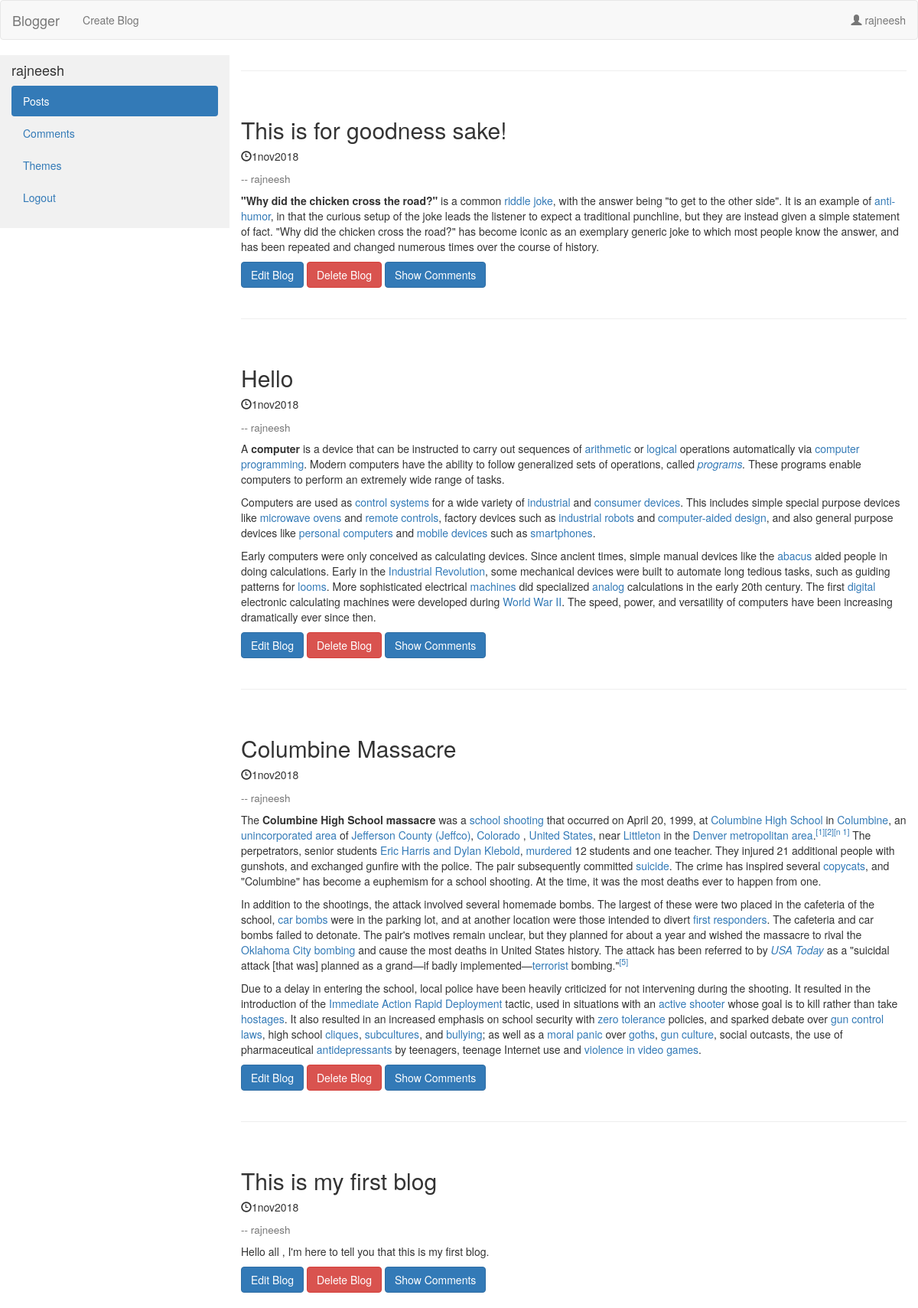
/admin (signed in), run on the app's committed database.
### tables this page shows
CREATE TABLE blog_detail (
    blog_id integer PRIMARY KEY AUTOINCREMENT,
    user_name text NOT NULL,
    title text NOT NULL,
    content text NOT NULL,
    date text NOT NULL,
    published BOOLEAN NOT NULL,
    FOREIGN KEY (user_name) 
    REFERENCES user_details (username));

### app/__init__.py (the view)
@app.route('/admin')
def admin():
   blogs_sent = dbHandler.retrieveBlogs(session['username'])
   print "in init --------------", session['username']
   if 'username' in session:
       return render_template("admin.html", logged_in = True,  username=session['username'], blogs=blogs_sent)
   else:
       return render_template("admin.html", logged_in = False,  username=None, blogs=blogs_sent)

### app/models.py (called while the page is built)
def retrieveBlogs(user=None):
  try:
    with sql.connect("database.db") as con:
      print "-------------------------------inside Retrieve blogs------------------------------------------------"
      con.row_factory = sql.Row
      cur = con.cursor()
      if user!=None:
        print "======================Value of user=============================" + user
        cur.execute("select * from blog_detail")
        print "Query successfully executed-----------------------------------------"
        rows = cur.fetchall()
        print "tag"
        users=[]
        for row in rows:
          if row['user_name']==user:
            users.append(row)
        return users
  except:
    print "Connection Error"
    return([],"connection Fault")

### app/templates/admin.html (shortened to what this page needs)
{%extends 'base.html' %}
{% block nav_left %}
  {%if logged_in %}
    <li><a href="/editor"> Create Blog</a></li>
  {%endif%}
{% endblock %}
{% block nav_right %}
    {%if logged_in %}
      <li><a href="/admin"><span class="glyphicon glyphicon-user"></span> {{username}}</a></li>
    {%endif%}
{% endblock %}
{%block content%}
{%if logged_in%}
<div class="container-fluid">
  <div class="row content">
    <div class="col-sm-3 sidenav">
      <h4>{{ username }}</h4>
      <ul class="nav nav-pills nav-stacked">
        <li class="active"><a href="#section1">Posts</a></li>
        <li><a href="/comment_modes">Comments</a></li>
        <li><a href="/themes">Themes</a></li>
        <li><a href="/logout">Logout</a></li>
      </ul><br>
    </div>
    <div class="col-sm-9">
      {% for post in blogs %}
        <hr>
        <br>
        <h2>{{post.title}}</h2>
        <h5><span class="glyphicon glyphicon-time"></span>{{post.date}}</h5>
        <h4><small>-- {{post.user_name}}</small></h4>
        <p>{{post.content | safe }}</p>
        <button name="edit_blog" id="edit_blog" value="edit_blog" class="btn btn-primary">Edit Blog</button>
        <button name="delete_blog" id="delete_blog" value="delete_blog" class="btn btn-danger">Delete Blog</button>
        <button name="edit_blog" id="edit_blog" value="edit_blog" class="btn btn-primary">Show Comments</button>
        <br><br>
      {% endfor %}
    </div>
  </div>
</div>
{%endif%}
{% endblock %}

### app/static/main.css (style rules this page uses)
.row.content { height: fit-content }
.sidenav { background-color: #f1f1f1; height: fit-content; }
body { background-image: "./background.png"; }

### data on the page
blog_detail: title "This is for goodness sake!", date "1nov2018", user_name "rajneesh", content "\"Why did the chicken cross the road?\" is a common riddle joke , with the answer being \"to get to the other side\". It is an example of anti-humor , in that the curious setup of the joke leads the listener to expect a traditional punchline, but they are instead given a simple statement of fact. \"Why did the chicken cross the road?\" has become iconic as an exemplary generic joke to which most people know the answer, and has been repeated and changed numerous times over the course of history."
blog_detail: title "Hello", date "1nov2018", user_name "rajneesh", content "A computer is a device that can be instructed to carry out sequences of arithmetic or logical operations automatically via computer programming . Modern computers have the ability to follow generalized sets of operations, called programs . These programs enable computers to perform an extremely wide range of tasks. Computers are used as control systems for a wide variety of industrial and consumer devices . This includes simple special purpose devices like microwave ovens and remote controls , factory devices such as industrial robots and computer-aided design , and also general purpose devices like personal computers and mobile devices such as smartphones . Early computers were only…"
blog_detail: title "Columbine Massacre", date "1nov2018", user_name "rajneesh", content "The Columbine High School massacre was a school shooting that occurred on April 20, 1999, at Columbine High School in Columbine , an unincorporated area of Jefferson County (Jeffco) , Colorado , United States , near Littleton in the Denver metropolitan area . [1] [2] [n 1] The perpetrators, senior students Eric Harris and Dylan Klebold , murdered 12 students and one teacher. They injured 21 additional people with gunshots, and exchanged gunfire with the police. The pair subsequently committed suicide . The crime has inspired several copycats , and \"Columbine\" has become a euphemism for a school shooting. At the time, it was the most deaths ever to happen from one. In addition to the…"
blog_detail: title "This is my first blog", date "1nov2018", user_name "rajneesh", content "Hello all , I'm here to tell you that this is my first blog."

### other printed values
{{ username }} "rajneesh"
